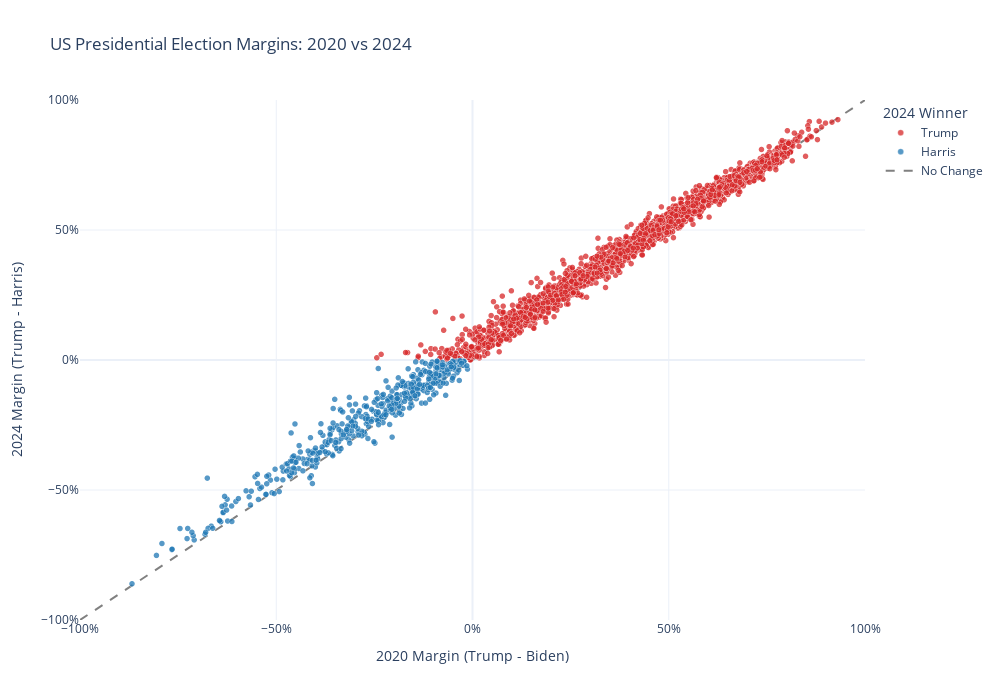

Source (notebook cell):
### Code cell
fig = px.scatter(
    df,
    x='margin_2020',
    y='margin_2024',
    color='winner_2024',
    # size='total_votes',
    size_max=45,
    hover_name='county_name',
    title='US Presidential Election Margins: 2020 vs 2024',
    labels={
        'margin_2020': '2020 Margin (Trump - Biden)',
        'margin_2024': '2024 Margin (Trump - Harris)',
        'winner_2024': '2024 Winner'
    },

    color_discrete_map={'Trump': '#d62728', 'Harris': '#1f77b4'},
    template='plotly_white',
    width=1000,
    height=700
)

# Improve marker visibility
fig.update_traces(
    marker=dict(
        sizemin=6,
        opacity=0.75,
        line=dict(width=0.3, color='white')
    ),
    selector=dict(mode='markers')
)
# Diagonal, No change line
fig.add_trace(
    go.Scatter(
        x=[-1, 1],
        y=[-1, 1],
        mode='lines',
        line=dict(color='gray', width=2, dash='dash'),
        name='No Change',
        hoverinfo='skip'
    )
)

# Convert axes to percentages
fig.update_xaxes(tickformat='.0%', range=[-1, 1])
fig.update_yaxes(tickformat='.0%', range=[-1, 1])

#save plot
fig.write_html('election_comparison.html')
fig.show()

### Figure 1 — Plotly figure (JSON) as saved in the notebook; plotly's stock layout.template omitted (floating-point values rounded to 4 significant figures; data arrays with more than 128 entries replaced by an {"elided": "..."} marker saying what was removed)
{"data": [{"hovertemplate": "<b>%{hovertext}</b><br><br>2024 Winner=Trump<br>2020 Margin (Trump - Biden)=%{x}<br>2024 Margin (Trump - Harris)=%{y}<extra></extra>", "hovertext": {"elided": "2658 str values"}, "legendgroup": "Trump", "marker": {"color": "#d62728", "line": {"color": "white", "width": 0.3}, "opacity": 0.75, "sizemin": 6, "symbol": "circle"}, "mode": "markers", "name": "Trump", "showlegend": true, "type": "scattergl", "x": {"elided": "2658 float values"}, "xaxis": "x", "y": {"elided": "2658 float values"}, "yaxis": "y"}, {"hovertemplate": "<b>%{hovertext}</b><br><br>2024 Winner=Harris<br>2020 Margin (Trump - Biden)=%{x}<br>2024 Margin (Trump - Harris)=%{y}<extra></extra>", "hovertext": {"elided": "446 str values"}, "legendgroup": "Harris", "marker": {"color": "#1f77b4", "line": {"color": "white", "width": 0.3}, "opacity": 0.75, "sizemin": 6, "symbol": "circle"}, "mode": "markers", "name": "Harris", "showlegend": true, "type": "scattergl", "x": {"elided": "446 float values"}, "xaxis": "x", "y": {"elided": "446 float values"}, "yaxis": "y"}, {"hoverinfo": "skip", "line": {"color": "gray", "dash": "dash", "width": 2}, "mode": "lines", "name": "No Change", "type": "scatter", "x": [-1, 1], "y": [-1, 1]}], "layout": {"height": 700, "legend": {"title": {"text": "2024 Winner"}, "tracegroupgap": 0}, "title": {"text": "US Presidential Election Margins: 2020 vs 2024"}, "width": 1000, "xaxis": {"anchor": "y", "domain": [0, 1], "range": [-1, 1], "tickformat": ".0%", "title": {"text": "2020 Margin (Trump - Biden)"}}, "yaxis": {"anchor": "x", "domain": [0, 1], "range": [-1, 1], "tickformat": ".0%", "title": {"text": "2024 Margin (Trump - Harris)"}}}}
